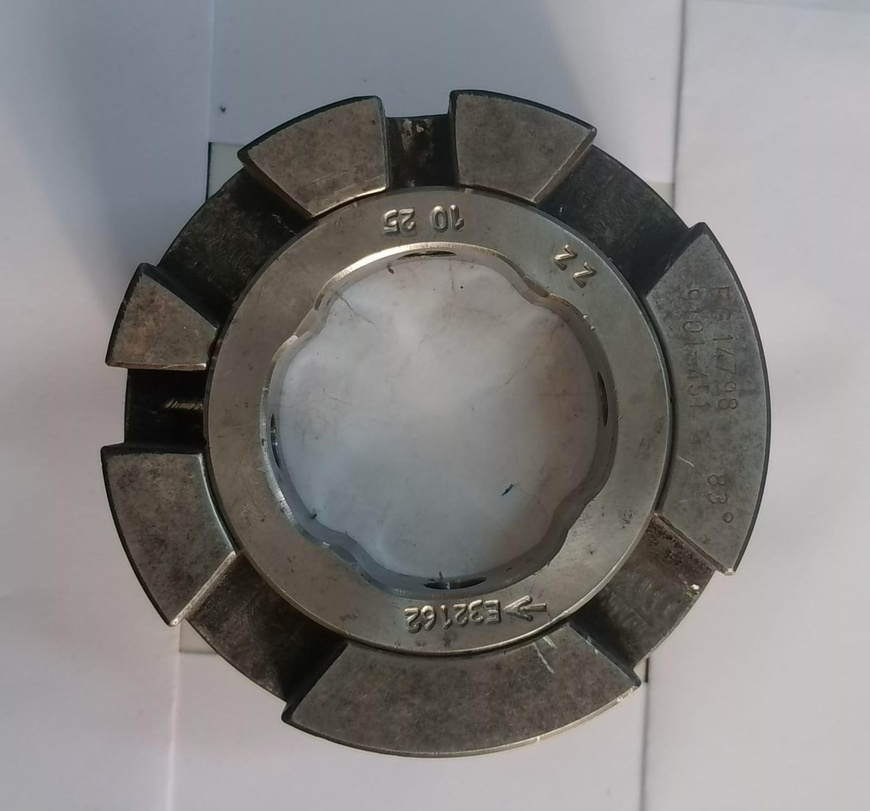
#> input picture Cam Ring 2.jpeg, 870 x 811 px, shrunk from 1600 x 1490 before the run, found by its file name
$ jupyter execute --allow-errors Camring__Edge__Detection.ipynb
#> lines starting #> are read from the running program, lines starting #| are printed output that depends on the picture; after the words box and inside, x2 and y2 are one past the last pixel; in counts of white or black regions, pixels touching at a corner belong together
[cell 1]
from google.colab import drive
drive.mount('/content/drive')

[cell 2]
import os
#> (the rest of this cell did not finish here and is left out)

[cell 3]
import cv2
image_path = "/content/drive/MyDrive/Cam Ring 2.jpeg"
img = cv2.imread(image_path)
#> img is the input picture: shape (811, 870, 3); mean B, G, R 125.5, 126.5, 128.4
print(img is None)
#| False

[cell 4]
import cv2
import numpy as np
import matplotlib.pyplot as plt

output = img.copy()

gray = cv2.cvtColor(img, cv2.COLOR_BGR2GRAY)
_, thresh = cv2.threshold(gray, 120, 255, cv2.THRESH_BINARY_INV)
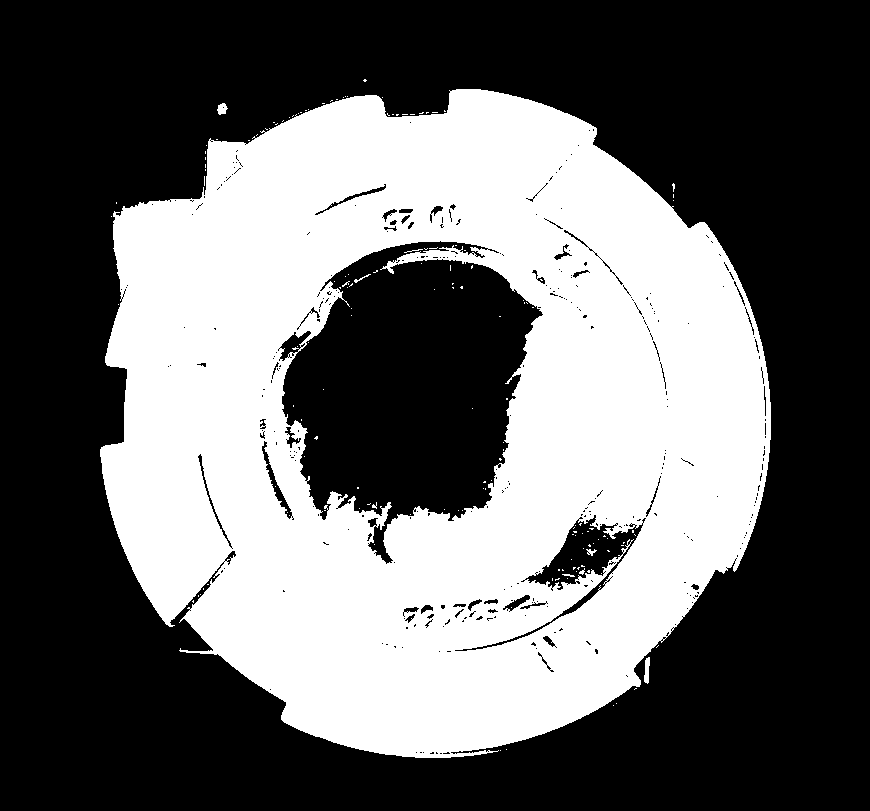
#> thresh: shape (811, 870); 40.6% white; 150 white regions (142 under 20 px), largest, box (x1, y1, x2, y2) and area: (100, 89, 771, 758) 285451, (644, 657, 650, 684) 116, (217, 103, 228, 115) 89

kernel = np.ones((5,5), np.uint8)
thresh = cv2.morphologyEx(thresh, cv2.MORPH_CLOSE, kernel)
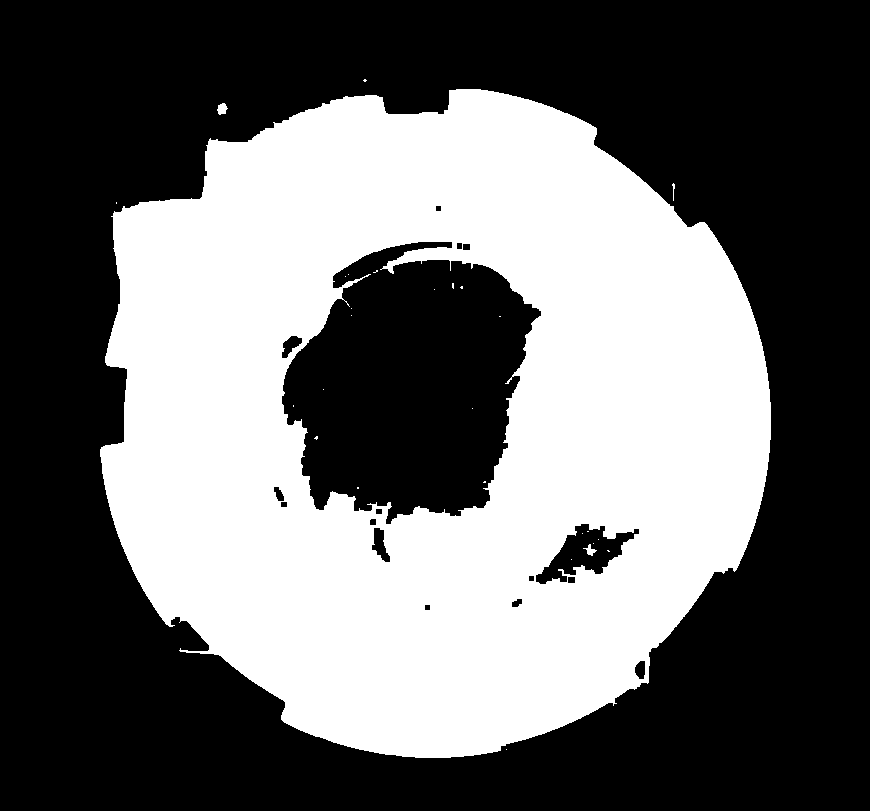
#> thresh: shape (811, 870); 41.5% white; 28 white regions (24 under 20 px)

contours, _ = cv2.findContours(thresh, cv2.RETR_TREE, cv2.CHAIN_APPROX_SIMPLE)
#> contours = 44 contours, 25 with area under 20; largest, box (x1, y1, x2, y2) and area: (100, 89, 771, 758) 345576, (281, 241, 542, 525) 50792, (535, 523, 640, 585) 2889, (371, 527, 391, 563) 373, (281, 335, 303, 359) 268

valid_contours = []
for cnt in contours:
    if cv2.contourArea(cnt) > 5000:
        valid_contours.append(cnt)
#> this loop made 44 passes
#> cnt on passes 1, 2, 13, 14, 16, 17, 18, 19, 28, 29, 31, 32: [[506, 749]], [[116, 202], [116, 203]], [[571, 559]], [[607, 550], [608, 551], [609, 551], [608, 550]], [[593, 543]], [[598, 539]], [[582, 533]], [[587, 531], [588, 531]], [[357, 487], [357, 488], [358, 488], [358, 487]], [[484, 481], [483, 482], [485, 482], [485, 481]], [[472, 408]], [[293, 405], [293, 406]]
#> after the loop, valid_contours = 2 contours; box (x1, y1, x2, y2) and area: (100, 89, 771, 758) 345576, (281, 241, 542, 525) 50792

print("Contours found:", len(valid_contours))
#| Contours found: 2

[cell 5]
for i,cnt in enumerate(valid_contours):
  print("Contour", i, "Area:",cv2.contourArea(cnt))
#> this loop made 2 passes
#| Contour 0 Area: 345576.5
#| Contour 1 Area: 50791.5

[cell 6]
from google.colab import files
uploaded = files.upload()
#> the answer given: Cam Ring 2.jpeg

[cell 7]
import cv2
import numpy as np
import matplotlib.pyplot as plt
import pandas as pd

# -----------------------------
# 1. Load Image
# -----------------------------
image = cv2.imread("Cam Ring 2.jpeg")   # change filename if needed
output = image.copy()
gray = cv2.cvtColor(image, cv2.COLOR_BGR2GRAY)

# -----------------------------
# 2. Edge Detection
# -----------------------------
blur = cv2.GaussianBlur(gray, (5,5), 0)
edges = cv2.Canny(blur, 50, 150)
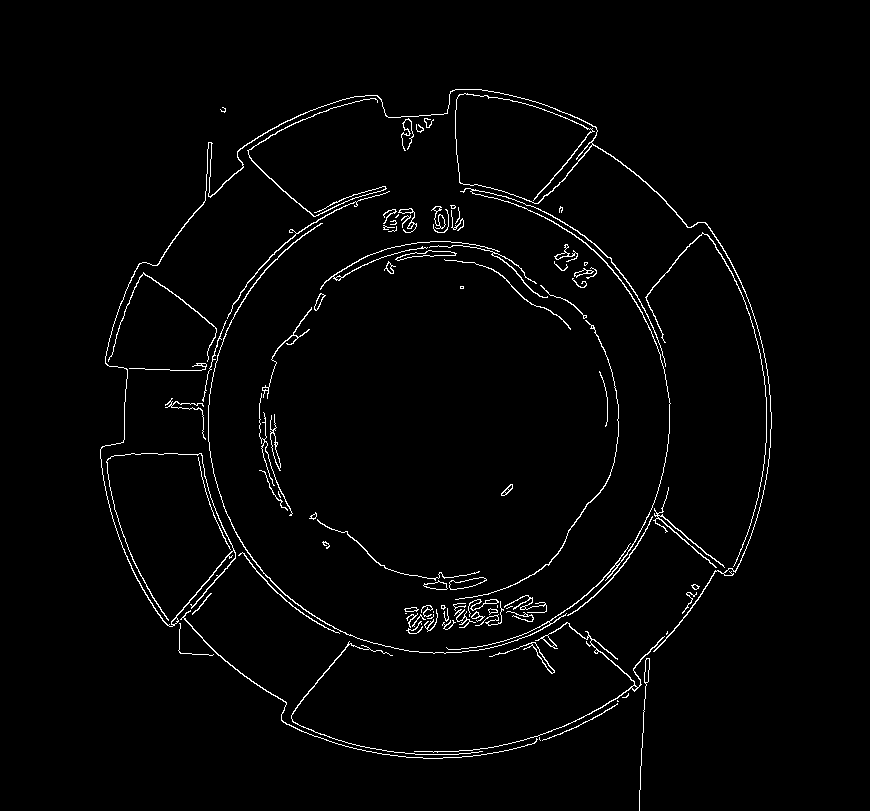
#> edges: shape (811, 870); 2.1% white in thin lines or dots, all inside (x1, y1, x2, y2) = (100, 89, 772, 811)

# -----------------------------
# 3. Detect Outer Circle (for center only)
# -----------------------------
circles = cv2.HoughCircles(
    blur,
    cv2.HOUGH_GRADIENT,
    dp=1.2,
    minDist=100,
    param1=100,
    param2=30,
    minRadius=50,
    maxRadius=0
)
#> circles = 54 rows, first 8: [432.6, 420.6, 333.4], [465, 515.4, 237.6], [531, 383.4, 228.7], [341.4, 462.6, 234.8], [381, 317.4, 212.8], [473.4, 798.6, 195.8], [417, 41.4, 200.1], [54.6, 106.2, 625]

if circles is None:
    print("Outer circle not detected")
    exit()

circles = np.uint16(np.around(circles))
#> circles = 54 rows, first 8: [433, 421, 333], [465, 515, 238], [531, 383, 229], [341, 463, 235], [381, 317, 213], [473, 799, 196], [417, 41, 200], [55, 106, 625]
x_center, y_center, outer_radius_est = circles[0][0]
#> x_center = 433; y_center = 421; outer_radius_est = 333

# Draw detected outer circle (for reference)
cv2.circle(output, (x_center, y_center), outer_radius_est, (0,255,0), 2)
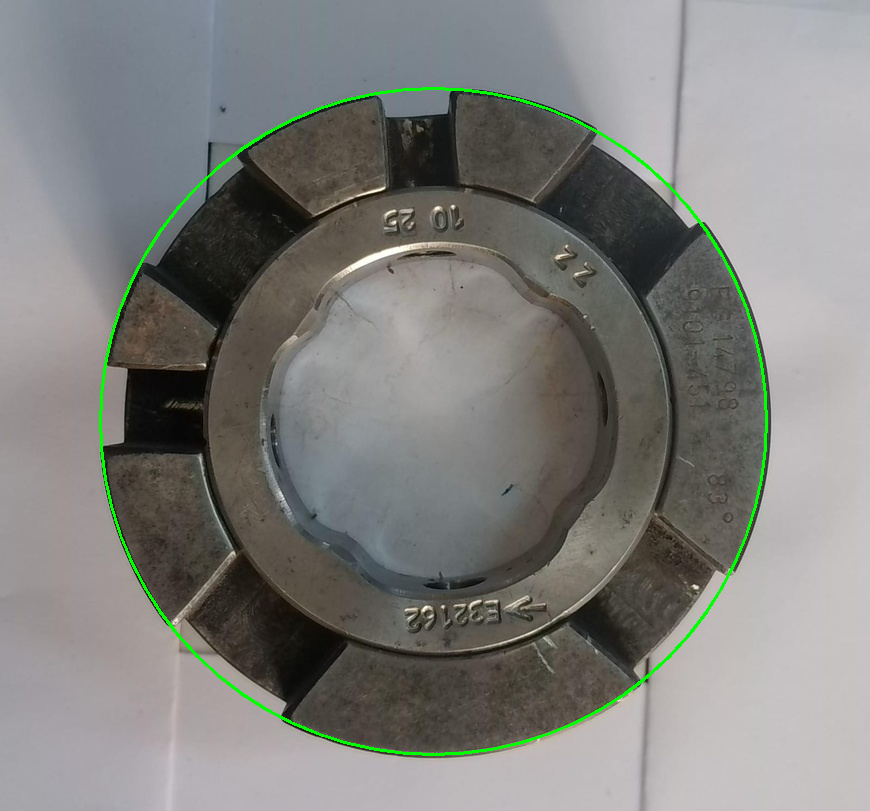
#> output: shape (811, 870, 3); 0.89% of pixels changed, all inside (x1, y1, x2, y2) = (99, 87, 768, 756)
cv2.circle(output, (x_center, y_center), 3, (0,0,255), -1)
#> output: shape (811, 870, 3); under 0.01% of pixels changed, all inside (x1, y1, x2, y2) = (430, 418, 437, 425)

# -----------------------------
# 4. Radial Scanning
# -----------------------------
height, width = edges.shape
#> height = 811; width = 870
angles = []
thickness_values = []

for angle in range(0, 360):

    theta = np.deg2rad(angle)
    inner_r = None
    outer_r = None

    for r in range(1, outer_radius_est+50):

        x = int(x_center + r * np.cos(theta))
        y = int(y_center + r * np.sin(theta))

        if x < 0 or x >= width or y < 0 or y >= height:
            break

        if edges[y, x] == 255:

            if inner_r is None:
                inner_r = r
            else:
                outer_r = r
                break

    if inner_r is not None and outer_r is not None:
        thickness = outer_r - inner_r
        angles.append(angle)
        thickness_values.append(thickness)

        # Draw radial line (optional visual)
        x1 = int(x_center + inner_r * np.cos(theta))
        y1 = int(y_center + inner_r * np.sin(theta))
        x2 = int(x_center + outer_r * np.cos(theta))
        y2 = int(y_center + outer_r * np.sin(theta))
        cv2.line(output, (x1,y1), (x2,y2), (255,0,0), 1)
#> this loop made 360 passes
#> (x1, y1, x2, y2) on passes 1 to 12: (607, 421, 618, 421), (606, 424, 618, 424), (618, 427, 669, 429), (618, 430, 669, 433), (618, 433, 668, 437), (617, 437, 668, 441), (617, 440, 667, 445), (617, 443, 667, 449), (616, 446, 666, 453), (616, 450, 665, 457), (615, 453, 665, 461), (615, 456, 664, 466)
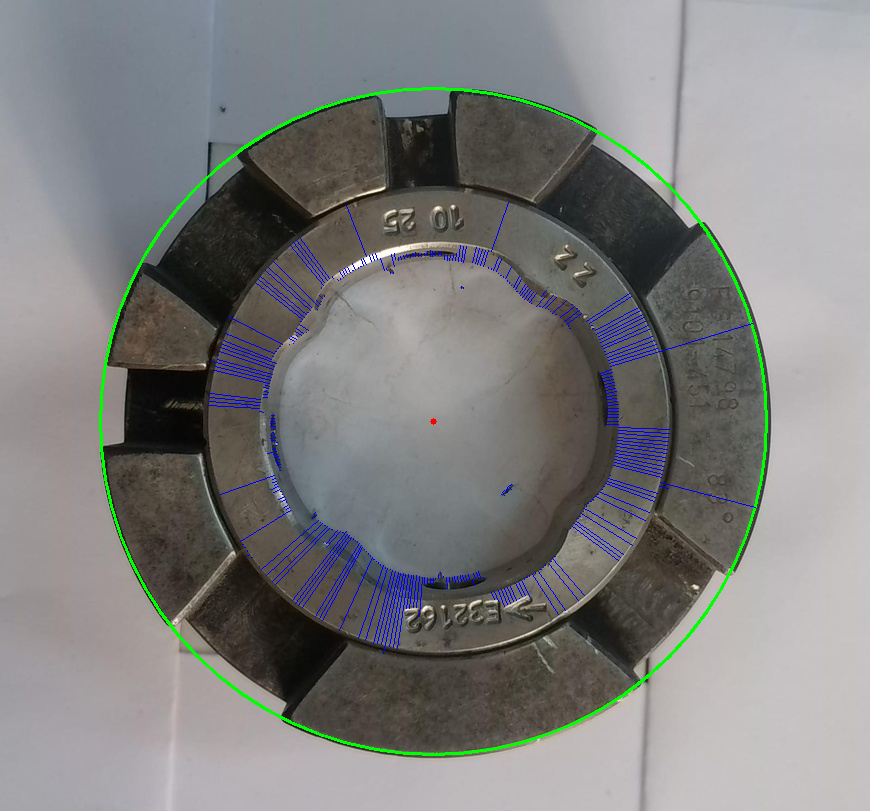
#> output: shape (811, 870, 3); mean B, G, R 126.3, 127, 126.6
#> after the loop, angles = 360 values from 0 to 359; thickness_values = 360 values, max 148 at index 343, min 1 at index 17, mean 19.59

# -----------------------------
# 5. Save Dataset
# -----------------------------
data = pd.DataFrame({
    "Angle (deg)": angles,
    "Thickness (pixels)": thickness_values
})
#> data = table of 360 rows and 2 columns

data.to_csv("thickness_data.csv", index=False)

# -----------------------------
# 6. Show Results
# -----------------------------
plt.figure(figsize=(6,6))
plt.imshow(cv2.cvtColor(output, cv2.COLOR_BGR2RGB))
plt.title("Detected Inner & Outer Edges with Radial Thickness")
plt.axis("off")
plt.show()

# Plot thickness graph
plt.figure(figsize=(8,4))
plt.plot(angles, thickness_values)
plt.xlabel("Angle (degrees)")
plt.ylabel("Thickness (pixels)")
plt.title("Radial Thickness vs Angle")
plt.show()
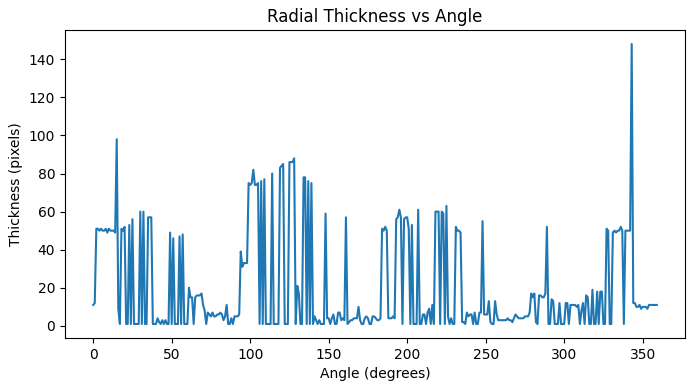
#> figure drawn by matplotlib, 1 panel; curve peaks at x = 343, y = 148

print("Process completed successfully.")
